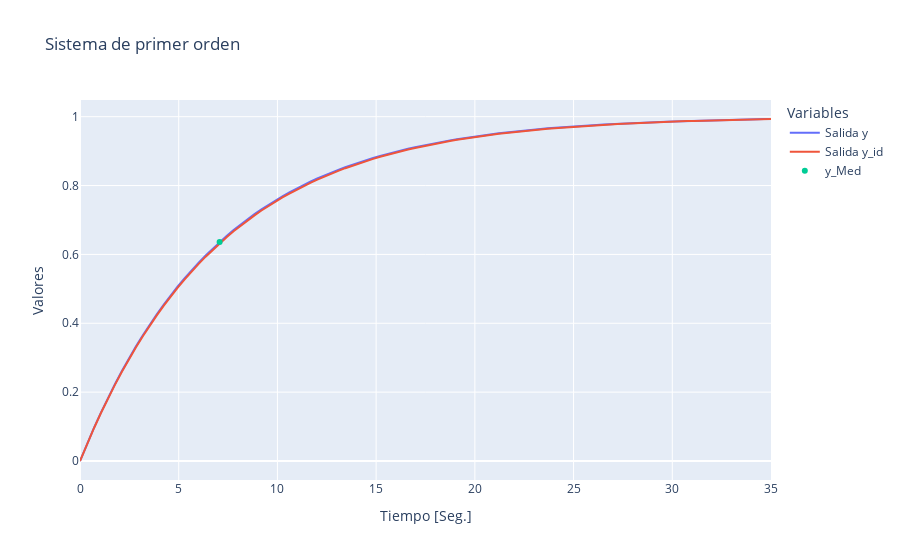

Notebook code for this chart:
### Code cell
T1=7
num=[1]
den=[T1, 1]   # T1=0.5
G=tf(num,den) # G=tf(1,[T1 1])
y1, t1 = step(G) #o agregar t para definir el tiempo de evolución
t = np.linspace(0, 35, 100 )
# Gr=tf('s') Acá se usa Padé
# tao=.8; %Retardo de .8seg
tao = .8
n_pade = 20 #Hasta de orden 20 anda bien.
num_pade, den_pade = pade(tao, n_pade)
G_pade = tf(num_pade, den_pade)
y1, t1 = step(G,t) #o agregar t para definir el tiempo de evolución
# y2, t2 = step(G*G_pade,t) #o agregar t para definir el tiempo de evolución
pos=np.argmin(np.abs(y1-0.632)) #Asumiendo que los valores de y1 correspondan a ganancia unitaria
T1_C=t1[pos]
y1_C=y1[pos]
G_C=tf(num,[T1_C, 1])
yc, tc = step(G_C,t) #o agregar t para definir el tiempo de evolución

# with plt.style.context('science'):
with plt.style.context('ieee'):
# with plt.style.context('dark_background'):
# with plt.style.context('seaborn-v0_8-pastel'):
# with plt.style.context('seaborn-v0_8-poster'):
    # plt.figure()
    # plt.plot(x, y)
    # plt.show()
  fig1o, axs1o = plt.subplots(1,1,figsize=(7,5), dpi= 150) #fig, axs = plt.subplots(2,NA,figsize=(13,10), dpi= 100)
# plt.figure()
axs1o.plot(t1, y1)
axs1o.plot(tc, yc)
axs1o.plot(T1_C, y1_C,'pb') # plot(t2,ymin,'sk');
axs1o.legend(['Salida real','Salida identificada','63,2% del valor final'], loc='center right')
axs1o.grid( True )
axs1o.set_ylabel('y(t)',rotation=0)
axs1o.set_xlabel('Tiempo [Seg.]')
plt.show()
df= pd.DataFrame({'t': t1, 'y': y1})
df_id= pd.DataFrame({'t': tc, 'y': yc})
df2 = pd.DataFrame({'tp': [T1_C],'yp': [y1[pos]]})
fig = go.Figure()
fig.add_trace(go.Scatter(x=df['t'], y=df['y'], mode='lines', name='Salida y'))
fig.add_trace(go.Scatter(x=df_id['t'], y=df_id['y'], mode='lines', name='Salida y_id'))
fig.add_trace(go.Scatter(x=df2['tp'], y=df2['yp'], mode='markers', name='y_Med'))
# Customize the layout
fig.update_layout(title='Sistema de primer orden',
                  xaxis_title='Tiempo [Seg.]',
                  yaxis_title='Valores',
                  legend_title='Variables',
                  showlegend=True)
# Display the interactive Plotly chart
fig.show()
df_1o= pd.DataFrame({'t': t1, 'y': y1, 't_id':tc,'y_id':yc})
df_1o_M= pd.DataFrame({'t_Med':[T1_C],'y_Med':[y1[pos]]})

### Figure 1 — Plotly figure (JSON) as saved in the notebook; plotly's stock layout.template omitted (floating-point values rounded to 4 significant figures)
{"data": [{"mode": "lines", "name": "Salida y", "type": "scatter", "x": [0, 0.3535, 0.7071, 1.061, 1.414, 1.768, 2.121, 2.475, 2.828, 3.182, 3.535, 3.889, 4.242, 4.596, 4.949, 5.303, 5.657, 6.01, 6.364, 6.717, 7.071, 7.424, 7.778, 8.131, 8.485, 8.838, 9.192, 9.545, 9.899, 10.25, 10.61, 10.96, 11.31, 11.67, 12.02, 12.37, 12.73, 13.08, 13.43, 13.79, 14.14, 14.49, 14.85, 15.2, 15.56, 15.91, 16.26, 16.62, 16.97, 17.32, 17.68, 18.03, 18.38, 18.74, 19.09, 19.44, 19.8, 20.15, 20.51, 20.86, 21.21, 21.57, 21.92, 22.27, 22.63, 22.98, 23.33, 23.69, 24.04, 24.39, 24.75, 25.1, 25.45, 25.81, 26.16, 26.52, 26.87, 27.22, 27.58, 27.93, 28.28, 28.64, 28.99, 29.34, 29.7, 30.05, 30.4, 30.76, 31.11, 31.46, 31.82, 32.17, 32.53, 32.88, 33.23, 33.59, 33.94, 34.29, 34.65, 35], "y": [0, 0.04925, 0.09608, 0.1406, 0.1829, 0.2232, 0.2614, 0.2978, 0.3324, 0.3653, 0.3965, 0.4262, 0.4545, 0.4814, 0.5069, 0.5312, 0.5543, 0.5762, 0.5971, 0.617, 0.6358, 0.6538, 0.6708, 0.687, 0.7024, 0.7171, 0.731, 0.7443, 0.7569, 0.7688, 0.7802, 0.791, 0.8013, 0.8111, 0.8204, 0.8293, 0.8377, 0.8457, 0.8533, 0.8605, 0.8674, 0.8739, 0.8801, 0.886, 0.8916, 0.897, 0.902, 0.9069, 0.9115, 0.9158, 0.92, 0.9239, 0.9277, 0.9312, 0.9346, 0.9378, 0.9409, 0.9438, 0.9466, 0.9492, 0.9517, 0.9541, 0.9563, 0.9585, 0.9605, 0.9625, 0.9643, 0.9661, 0.9678, 0.9693, 0.9709, 0.9723, 0.9737, 0.9749, 0.9762, 0.9774, 0.9785, 0.9795, 0.9805, 0.9815, 0.9824, 0.9833, 0.9841, 0.9849, 0.9856, 0.9863, 0.987, 0.9876, 0.9883, 0.9888, 0.9894, 0.9899, 0.9904, 0.9909, 0.9913, 0.9918, 0.9922, 0.9925, 0.9929, 0.9933]}, {"mode": "lines", "name": "Salida y_id", "type": "scatter", "x": [0, 0.3535, 0.7071, 1.061, 1.414, 1.768, 2.121, 2.475, 2.828, 3.182, 3.535, 3.889, 4.242, 4.596, 4.949, 5.303, 5.657, 6.01, 6.364, 6.717, 7.071, 7.424, 7.778, 8.131, 8.485, 8.838, 9.192, 9.545, 9.899, 10.25, 10.61, 10.96, 11.31, 11.67, 12.02, 12.37, 12.73, 13.08, 13.43, 13.79, 14.14, 14.49, 14.85, 15.2, 15.56, 15.91, 16.26, 16.62, 16.97, 17.32, 17.68, 18.03, 18.38, 18.74, 19.09, 19.44, 19.8, 20.15, 20.51, 20.86, 21.21, 21.57, 21.92, 22.27, 22.63, 22.98, 23.33, 23.69, 24.04, 24.39, 24.75, 25.1, 25.45, 25.81, 26.16, 26.52, 26.87, 27.22, 27.58, 27.93, 28.28, 28.64, 28.99, 29.34, 29.7, 30.05, 30.4, 30.76, 31.11, 31.46, 31.82, 32.17, 32.53, 32.88, 33.23, 33.59, 33.94, 34.29, 34.65, 35], "y": [0, 0.04877, 0.09516, 0.1393, 0.1813, 0.2212, 0.2592, 0.2953, 0.3297, 0.3624, 0.3935, 0.4231, 0.4512, 0.478, 0.5034, 0.5276, 0.5507, 0.5726, 0.5934, 0.6133, 0.6321, 0.6501, 0.6671, 0.6834, 0.6988, 0.7135, 0.7275, 0.7408, 0.7534, 0.7654, 0.7769, 0.7878, 0.7981, 0.808, 0.8173, 0.8262, 0.8347, 0.8428, 0.8504, 0.8577, 0.8647, 0.8713, 0.8775, 0.8835, 0.8892, 0.8946, 0.8997, 0.9046, 0.9093, 0.9137, 0.9179, 0.9219, 0.9257, 0.9293, 0.9328, 0.9361, 0.9392, 0.9422, 0.945, 0.9477, 0.9502, 0.9526, 0.955, 0.9571, 0.9592, 0.9612, 0.9631, 0.9649, 0.9666, 0.9683, 0.9698, 0.9713, 0.9727, 0.974, 0.9753, 0.9765, 0.9776, 0.9787, 0.9798, 0.9807, 0.9817, 0.9826, 0.9834, 0.9842, 0.985, 0.9857, 0.9864, 0.9871, 0.9877, 0.9883, 0.9889, 0.9894, 0.9899, 0.9904, 0.9909, 0.9913, 0.9918, 0.9922, 0.9926, 0.9929]}, {"mode": "markers", "name": "y_Med", "type": "scatter", "x": [7.071], "y": [0.6358]}], "layout": {"autosize": true, "legend": {"title": {"text": "Variables"}}, "showlegend": true, "title": {"text": "Sistema de primer orden"}, "xaxis": {"autorange": true, "range": [0, 35], "title": {"text": "Tiempo [Seg.]"}, "type": "linear"}, "yaxis": {"autorange": true, "range": [-0.05518, 1.048], "title": {"text": "Valores"}, "type": "linear"}}}
